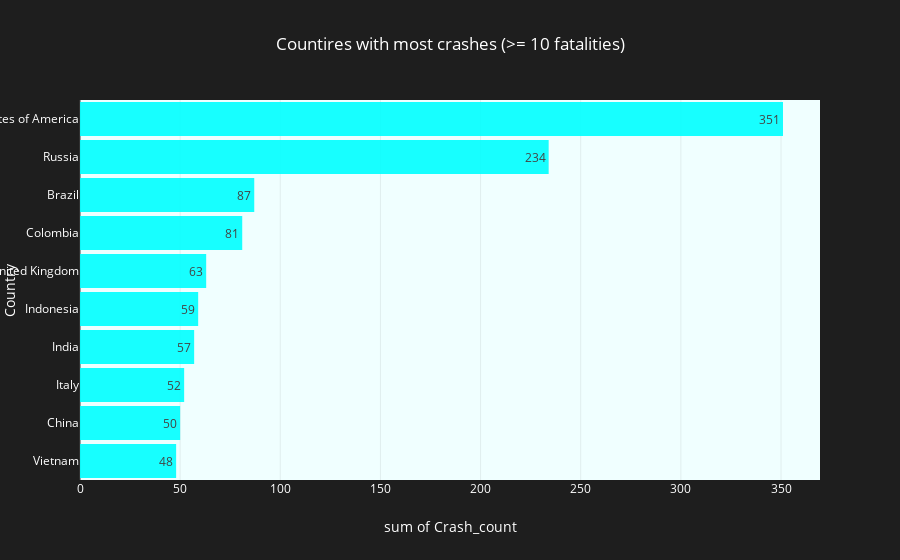

Notebook source saved alongside this figure:
### Markdown cell above
## 2.4 Seeing which countries had the highest number of crashes

And then make a line plot having at least ten fatalities

### Code cell
df_country = df.query("Total_fatalities >= 10") \
                .groupby('Country') \
                .size() \
                .reset_index(name='Crash_count') \
                .sort_values(by='Crash_count', ascending=True) \
                .tail(10)
                
selected_colour = generate_random_colour()

print(f'Colour = {selected_colour}')                

fig = px.histogram(
    df_country, 
    y='Country', 
    orientation='h', 
    x='Crash_count',
    text_auto=True,
    title='Countires with most crashes (>= 10 fatalities)',
    barmode='overlay',
    opacity=0.9,
    color_discrete_sequence=[selected_colour]
)
fig.update_layout(bargap=0.1)

### Figure 1 — Plotly figure (JSON) as saved in the notebook; plotly's stock layout.template omitted (floating-point values rounded to 4 significant figures)
{"data": [{"alignmentgroup": "True", "bingroup": "y", "histfunc": "sum", "hovertemplate": "sum of Crash_count=%{x}<br>Country=%{y}<extra></extra>", "legendgroup": "", "marker": {"color": "aqua", "opacity": 0.9, "pattern": {"shape": ""}}, "name": "", "offsetgroup": "", "orientation": "h", "showlegend": false, "texttemplate": "%{value}", "type": "histogram", "x": [48, 50, 52, 57, 59, 63, 81, 87, 234, 351], "xaxis": "x", "y": ["Vietnam", "China", "Italy", "India", "Indonesia", "United Kingdom", "Colombia", "Brazil", "Russia", "United States of America"], "yaxis": "y"}], "layout": {"bargap": 0.1, "barmode": "overlay", "legend": {"tracegroupgap": 0}, "title": {"text": "Countires with most crashes (>= 10 fatalities)"}, "xaxis": {"anchor": "y", "domain": [0, 1], "title": {"text": "sum of Crash_count"}}, "yaxis": {"anchor": "x", "domain": [0, 1], "title": {"text": "Country"}}}}
